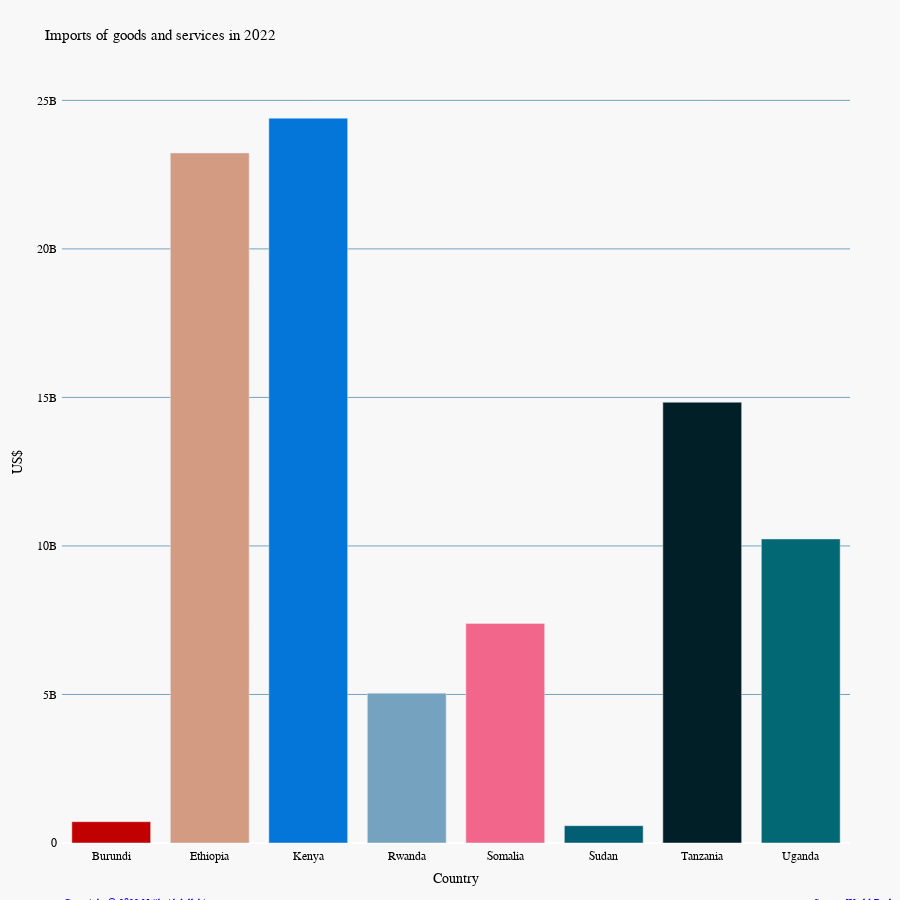

The notebook cell this image was saved under:
### Code cell
colors = ['#C10000', '#d39b81','#0476D9','#75A3BF','#F2668B','#025E73','#011F26','#026873','#03A688','#D4C2AD','#66796B','#BB0000']
columns = ['Year','Imports of goods and services (current US$)', 'Country']
df_selected = east_africa_countries_data[columns]
# Filter data for the year 2021
data_2022 = df_selected[df_selected['Year'] == '2022-01-01']
data_2022=data_2022[ (df_selected['Country']!='Eritrea')& (df_selected['Country']!='South Sudan')& (df_selected['Country']!='Djibouti')]
countries = data_2022['Country'].unique()
create_bar_chart_static(data_2022,colors,"Imports of goods and services (current US$)","Imports of goods and services in 2022",countries,"US$")

### Figure 1 — Plotly figure (JSON) as saved in the notebook; plotly's stock layout.template omitted (floating-point values rounded to 4 significant figures)
{"data": [{"marker": {"color": ["#C10000", "#d39b81", "#0476D9", "#75A3BF", "#F2668B", "#025E73", "#011F26", "#026873", "#03A688", "#D4C2AD", "#66796B", "#BB0000"]}, "type": "bar", "x": ["Burundi", "Ethiopia", "Kenya", "Rwanda", "Somalia", "Sudan", "Tanzania", "Uganda"], "y": [717500000.0, 23230000000.0, 24400000000.0, 5044000000.0, 7389000000.0, 582600000.0, 14840000000.0, 10240000000.0]}], "layout": {"annotations": [{"align": "left", "font": {"color": "#1100FF", "size": 10}, "showarrow": false, "text": "Copyright © 2023 Najib Abdullahi", "x": 0, "xanchor": "left", "xref": "paper", "y": -0.07, "yanchor": "top", "yref": "paper"}, {"align": "right", "font": {"color": "#1100FF", "size": 10}, "showarrow": false, "text": "Source: World Bank", "x": 1.06, "xanchor": "right", "xref": "paper", "y": -0.07, "yanchor": "top", "yref": "paper"}], "autosize": true, "barmode": "group", "font": {"color": "black", "family": "Poppins", "size": 12}, "height": 900, "legend": {"bgcolor": "#ffffff", "bordercolor": "#000000", "borderwidth": 1, "font": {"size": 12}, "itemclick": "toggle", "itemdoubleclick": "toggleothers", "tracegroupgap": 10, "traceorder": "normal", "x": 1, "xanchor": "left", "y": 1.05, "yanchor": "top"}, "margin": {"b": 50, "l": 50, "pad": 4, "r": 50, "t": 80}, "paper_bgcolor": "#f8f8f8", "plot_bgcolor": "#f8f8f8", "title": {"font": {"color": "#000000", "size": 15}, "text": "Imports of goods and services in 2022"}, "width": 900, "xaxis": {"showgrid": false, "title": {"text": "Country"}}, "yaxis": {"gridcolor": "#75A3BF", "showgrid": true, "title": {"text": "US$"}}}}
